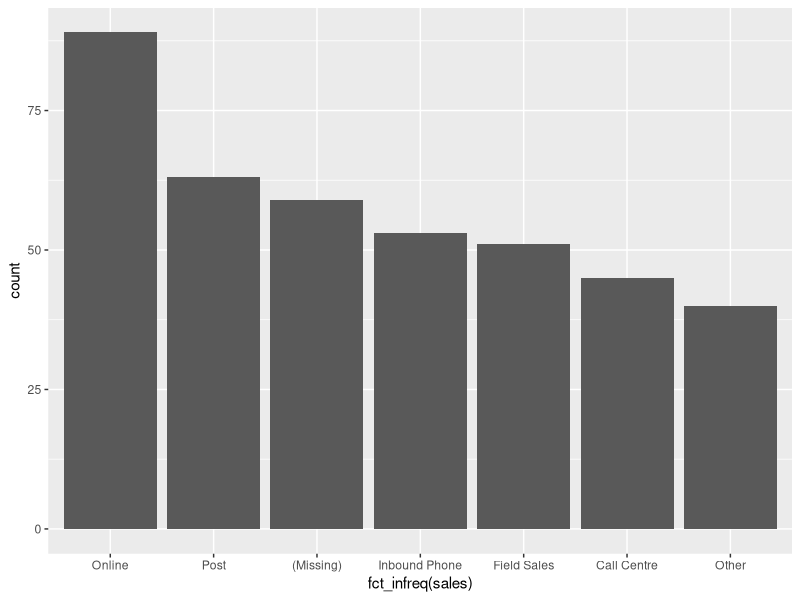

The R script that drew this image:
## ---- chunk 1
 # keep this chunk in your .Rmd file
 knitr::opts_chunk$set(warning = FALSE, message = FALSE)
## ---- chunk 2
library(dplyr) # Also load up dplyr so we can use the pipe operator: %>%
library(forcats)

df <- data_frame(sales = factor(rep(c("Online",
 "Post",
 "Web",
 "Call Centre",
 "Inbound Phone",
 "Outbound Phone",
 "Field Sales",
 NA), 50)),
 buy = sample(c(0, 1), 400, replace = T)) %>%
 mutate(sales = sample(sales, size = length(sales), replace = T))

table(df$sales)
## ---- chunk 3
df$sales <- fct_explicit_na(df$sales)

table(df$sales)
## ---- chunk 4
df$sales <- fct_explicit_na(df$sales, na_level = "My New Level")
## ---- chunk 5
df$sales <- fct_collapse(df$sales, Online=c("Online", "Web"))
## ---- chunk 6
df$sales <- fct_lump(df$sales)
## ---- chunk 7
library(ggplot2)
ggplot(df, aes(x = fct_infreq(sales))) + geom_bar()
